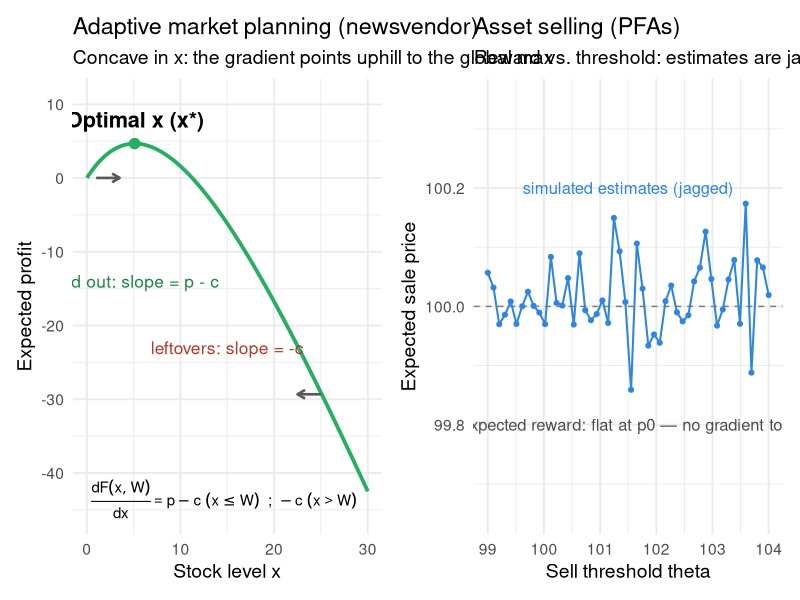
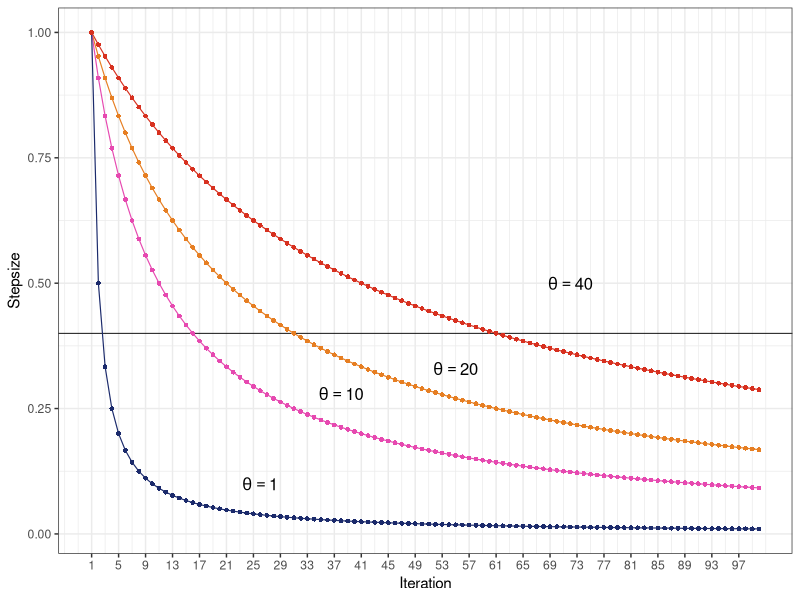
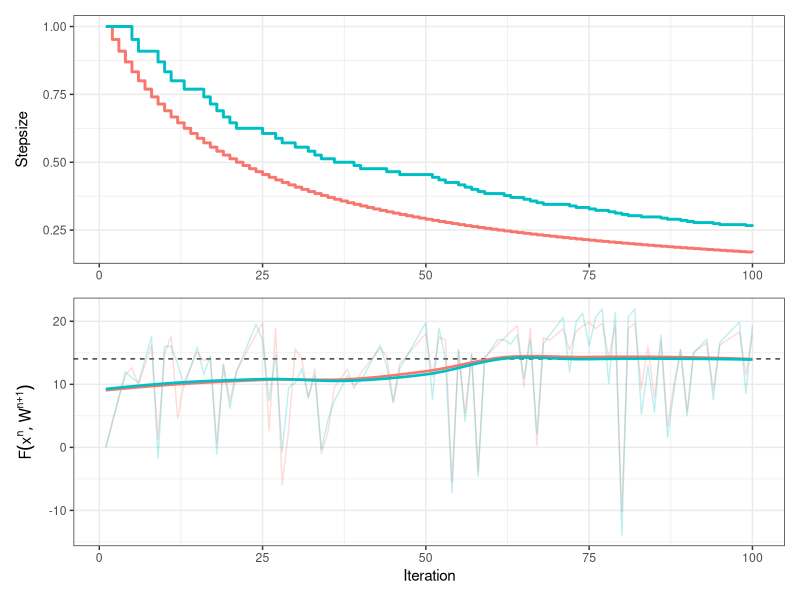

Here is the R script that generated these plots, in order:
## ---- chunk 1
#| label: gradient-vs-pfa-code
#| code-fold: true
#| fig-width: 12
#| fig-height: 4
# Generates images/gradient-vs-pfa.png for slides/03.qmd
# Run manually: source("scripts/gradient-vs-pfa.R")

library(ggplot2)
library(patchwork)

p <- 5; c <- 3; EW <- 10
xs <- seq(0.01, 30, length.out = 300)
profit <- p * EW * (1 - exp(-xs / EW)) - c * xs
xstar <- EW * log(p / c)

p1 <- ggplot(data.frame(x = xs, y = profit), aes(x, y)) +
  geom_line(linewidth = 1.3, color = "#27AE60") +
  annotate("segment", x = 1, xend = 3.5, y = profit[1], yend = profit[1],
           arrow = arrow(length = unit(0.22, "cm")), color = "gray35", linewidth = 0.9) +
  annotate("segment", x = 25, xend = 22.5, y = profit[xs > 25][1], yend = profit[xs > 25][1],
           arrow = arrow(length = unit(0.22, "cm")), color = "gray35", linewidth = 0.9) +
  annotate("point", x = xstar, y = max(profit), size = 3.2, color = "#27AE60") +
  annotate("text", x = xstar, y = max(profit), label = "Optimal x (x*)", vjust = -1, size = 5.5, fontface = "bold") +
  annotate("text", x = 5, y = -14, label = "sold out: slope = p - c", size = 4.4, color = "#1E8449") +
  annotate("text", x = 15, y = -23, label = "leftovers: slope = -c", size = 4.4, color = "#B03A2E") +
  annotate("text", x = 0.5, y = -43.5, hjust = 0, parse = TRUE, size = 3.8,
           label = "frac(d*F(x,W), dx) == { p - c ~ (x <= W) ~ ' ; ' ~ -c ~ (x > W) }") +
  coord_cartesian(ylim = c(min(profit) - 3, max(profit) + 6)) +
  labs(title = "Adaptive market planning (newsvendor)",
       subtitle = "Concave in x: the gradient points uphill to the global max",
       x = "Stock level x", y = "Expected profit") +
  theme_minimal(base_size = 14)

set.seed(20261128)
# Chapter 2 price model (eq. 2.13): p_{t+1} = p_t + hdl_{t+1}, hdl ~ N(0, 1)
p0 <- 100
thetas <- seq(99, 104, length.out = 50)
nsim <- 4000; H <- 30
rewards <- sapply(thetas, function(theta) {
  sims <- matrix(rnorm(nsim * H, 0, 1), nsim, H)
  prices <- p0 + apply(sims, 1, cumsum)
  apply(prices, 2, function(path) {
    t <- which(path >= theta)[1]
    if (is.na(t)) path[H] else path[t]
  }) |> mean()
})

p2 <- ggplot(data.frame(theta = thetas, r = rewards), aes(theta, r)) +
  geom_hline(yintercept = p0, linetype = "dashed", color = "gray50") +
  geom_point(aes(theta, r), size = 1.4, color = "#2E86DE") +
  geom_line(aes(theta, r), linewidth = 0.7, color = "#2E86DE") +
  annotate("text", x = 101.5, y = p0 + 0.2, label = "simulated estimates (jagged)", size = 4.2, color = "#2E86DE") +
  annotate("text", x = 101.5, y = p0 - 0.2, label = "true expected reward: flat at p0 — no gradient to follow", size = 4.2, color = "gray30") +
  coord_cartesian(ylim = c(p0 - 0.35, p0 + 0.35)) +
  labs(title = "Asset selling (PFAs)",
       subtitle = "Reward vs. threshold: estimates are jagged, truth is flat",
       x = "Sell threshold theta", y = "Expected sale price") +
  theme_minimal(base_size = 14)

patchwork::wrap_plots(p1, p2, nrow = 1)

## ---- chunk 2
#| label: harmonic-stepsizes
#| code-fold: true
#| fig-width: 7
#| fig-height: 3
library(ggplot2)

grid <- expand.grid(n = 1:100, theta = c(1, 10, 20, 40)) |>
  transform(alpha = theta / (theta + n - 1))
grid$theta <- factor(grid$theta, levels = c(40, 20, 10, 1))
cols <- c("40" = "#D7301F", "20" = "#E67E22", "10" = "#E649B0", "1" = "#1B2A6B")

ggplot(grid, aes(n, alpha, color = theta)) +
  geom_hline(yintercept = 0.4, linewidth = 0.3) +
  geom_line(linewidth = 0.4) +
  geom_point(size = 1.3, shape = 16) +
  annotate("text", x = c(72, 55, 38, 26), y = c(0.50, 0.33, 0.28, 0.1),
           label = expression(theta == 40, theta == 20, theta == 10, theta == 1),
           size = 4.2, fontface = 2) +
  scale_color_manual(values = cols, guide = "none") +
  scale_x_continuous(breaks = seq(1, 97, 4)) +
  labs(x = "Iteration", y = "Stepsize") +
  theme_bw()
## ---- chunk 3
#| label: kesten-stepsizes
#| code-fold: true
#| fig-width: 8
#| fig-height: 3
# Kesten vs. harmonic on the chapter's newsvendor search (eqs. 3.3, 3.9),
# with realized rewards — the idea behind the book's Fig. 3.2
library(ggplot2); library(patchwork)
set.seed(6234)
p <- 5; c <- 3; theta <- 20; N <- 100
W <- rpois(N, 10)
run <- function(alpha.fn) {
  x <- numeric(N); k <- 1; reward <- alpha <- numeric(N); gprev <- NA
  for (n in 1:N) {
    g <- if (x[n] <= W[n]) p - c else -c          # gradient draw (two branches)
    alpha[n] <- alpha.fn(n, if (n > 1 && !is.na(gprev) && g * gprev < 0) k <- k + 1 else k)
    reward[n] <- p * min(x[n], W[n]) - c * x[n]
    if (n < N) x[n + 1] <- max(0, x[n] + alpha[n] * g)  # eq. (3.3)
    gprev <- g
  }
  data.frame(n = 1:N, x = x, k = if (identical(alpha.fn, harmonic)) NA else k,
             alpha = alpha, reward = reward)
}
harmonic <- function(n, k) theta / (theta + n - 1)
kesten   <- function(n, k) theta / (theta + k - 1)
r.kesten <- run(kesten); r.harm <- run(harmonic)

steps <- rbind(
  transform(r.kesten[, c("n", "alpha")], rule = "kesten"),
  transform(r.harm[, c("n", "alpha")], rule = "harmonic"))
rewards <- rbind(
  transform(r.kesten[, c("n", "reward")], rule = "kesten"),
  transform(r.harm[, c("n", "reward")], rule = "harmonic"))
p.step <- ggplot(steps, aes(n, alpha, color = rule)) +
  geom_step(linewidth = 1) +
  labs(x = NULL, y = "Stepsize", color = NULL) +
  theme_bw() + theme(legend.position = "inside", legend.position.inside = c(0.85, 0.8))
xstar <- qpois((p - c) / p, 10)
opt.profit <- p * (sum(sapply(0:xstar, function(w) w * dpois(w, 10))) +
                     xstar * (1 - ppois(xstar, 10))) - c * xstar
p.rew <- ggplot(rewards, aes(n, reward, color = rule)) +
  geom_hline(yintercept = opt.profit, linetype = "dashed", linewidth = 0.4) +
  geom_line(linewidth = 0.5, alpha = 0.25) +
  geom_smooth(aes(group = rule), se = FALSE, linewidth = 0.9, method = "loess") +
  labs(x = "Iteration", y = expression(F(x^n, W^{n+1})), color = NULL) +
  theme_bw() + theme(legend.position = "none")
p.step / p.rew + plot_layout(guides = "collect") & theme(legend.position = "inside")
